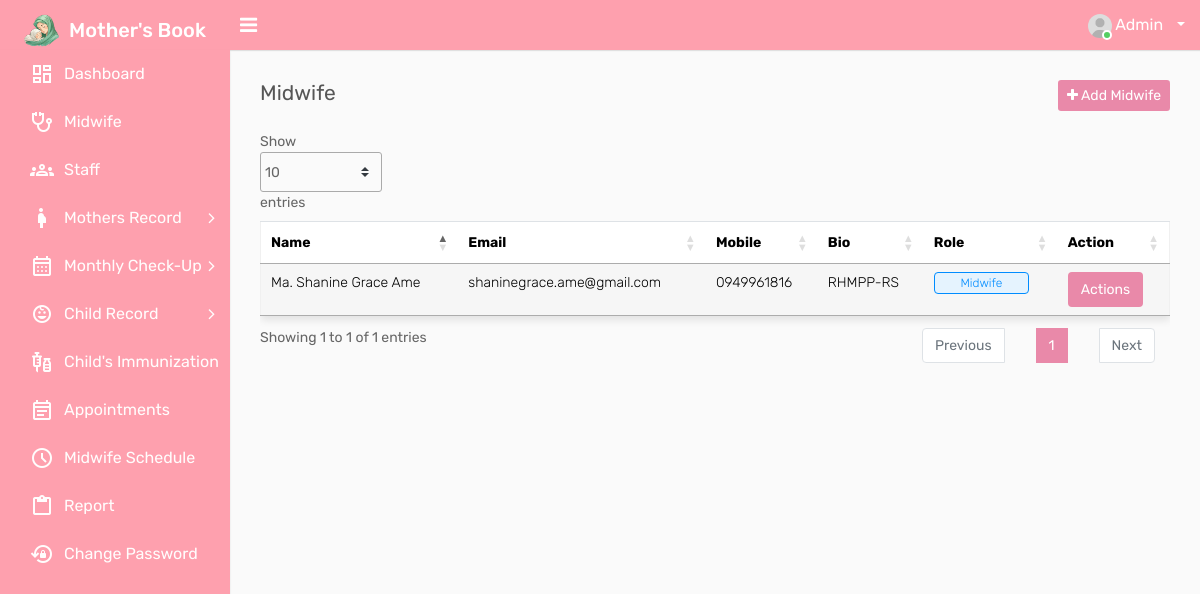
Screenshot of /login/system/doctors.php (signed in) with the database file from the repository.
### tables this page shows
CREATE TABLE `tbl_employee` (
  `id` int(11) NOT NULL,
  `first_name` varchar(250) NOT NULL,
  `last_name` varchar(250) NOT NULL,
  `username` varchar(250) NOT NULL,
  `emailid` varchar(250) NOT NULL,
  `password` varchar(255) NOT NULL,
  `new_password` varchar(255) NOT NULL,
  `confirm_password` varchar(255) NOT NULL,
  `dob` varchar(50) NOT NULL,
  `gender` varchar(10) NOT NULL,
  `address` text NOT NULL,
  `bio` text NOT NULL,
  `employee_id` varchar(250) NOT NULL,
  `joining_date` varchar(250) NOT NULL,
  `phone` varchar(10) NOT NULL,
  `role` varchar(50) NOT NULL COMMENT '1=Admin, 2=Midwife, 3=Staff',
  `status` tinyint(4) NOT NULL COMMENT '1=Active, 0=Inactive',
  `created_at` timestamp NOT NULL DEFAULT current_timestamp() ON UPDATE current_timestamp(),
  `pic` varchar(255) NOT NULL
);

### login/system/doctors.php (the view, shortened to what this page needs)
<?php
include('header.php');
include('includes/connection.php');
?>
<div class="page-wrapper">
    <div class="content">
        <div class="row">
            <div class="col-sm-4 col-3">
                <h4 class="page-title">Midwife</h4>
            </div>
            <?php if ($_SESSION['role'] == 1) { ?>
            <div class="col-sm-8 col-9 text-right m-b-20">
                <a href="add-doctor.php" class="btn btn-primary btn-sm float-right"><i class="fa fa-plus"></i> Add Midwife</a>
            </div>
            <?php } ?>
        </div>
        <div class="table-responsive">
            <table class="datatable table table-striped">
                <thead>
                    <tr>
                        <th>Name</th>
                        <th>Email</th>
                        <th>Mobile</th>
                        <th>Bio</th>
                        <th>Role</th>
                        <th>Action</th>
                    </tr>
                </thead>
                <tbody>
                    <?php
                    $fetch_query = mysqli_query($connection, "SELECT * FROM tbl_employee WHERE role=2");
                    while ($row = mysqli_fetch_array($fetch_query)) {
                    ?>
                    <tr>
                        <td><?php echo $row['first_name'] . " " . $row['last_name']; ?></td>
                        <td><?php echo $row['emailid']; ?></td>
                        <td><?php echo $row['phone']; ?></td>
                        <td><?php echo $row['bio']; ?></td>
                        <td>
                            <?php if ($row['role'] == 2) { ?>
                                <span class="custom-badge status-blue">Midwife</span>
                            <?php } elseif ($row['role'] == 3) { ?>
                                <span class="custom-badge status-green">Other Role</span>
                            <?php } ?>
                        </td>
                        <td>
                            <div class="dropdown dropdown-action">
                                <button class="btn btn-primary dropdown-toggle" type="button" id="dropdownMenuButton" data-toggle="dropdown" aria-haspopup="true" aria-expanded="false">
                                    Actions
                                </button>
                            </div>
                        </td>
                    </tr>
                    <?php } ?>
                </tbody>
            </table>
        </div>
    </div>
</div>
<?php include('footer.php'); ?>

### rows the page displays
tbl_employee: first_name "Ma. Shanine Grace", last_name "Ame", emailid "shaninegrace.ame@gmail.com", phone "0949961816", bio "RHMPP-RS", role "Midwife"
